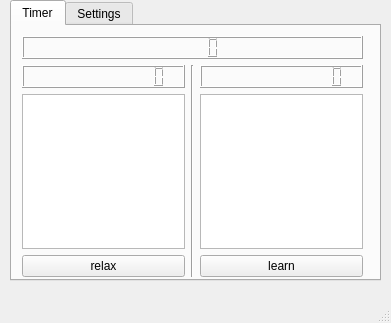
<?xml version="1.0" encoding="UTF-8"?>
<ui version="4.0">
 <class>MainWindow</class>
 <widget class="QMainWindow" name="MainWindow">
  <property name="geometry">
   <rect>
    <x>0</x>
    <y>0</y>
    <width>391</width>
    <height>323</height>
   </rect>
  </property>
  <property name="windowTitle">
   <string>Timer</string>
  </property>
  <widget class="QWidget" name="centralwidget">
   <widget class="QTabWidget" name="tabWidget">
    <property name="geometry">
     <rect>
      <x>10</x>
      <y>0</y>
      <width>371</width>
      <height>281</height>
     </rect>
    </property>
    <property name="currentIndex">
     <number>0</number>
    </property>
    <widget class="QWidget" name="timerTab">
     <property name="contextMenuPolicy">
      <enum>Qt::DefaultContextMenu</enum>
     </property>
     <property name="toolTip">
      <string/>
     </property>
     <property name="accessibleName">
      <string/>
     </property>
     <attribute name="title">
      <string>Timer</string>
     </attribute>
     <widget class="QWidget" name="layoutWidget">
      <property name="geometry">
       <rect>
        <x>10</x>
        <y>10</y>
        <width>341</width>
        <height>241</height>
       </rect>
      </property>
      <layout class="QGridLayout" name="gridLayout">
       <item row="0" column="0" colspan="3">
        <widget class="QLCDNumber" name="timerLcd"/>
       </item>
       <item row="1" column="0">
        <widget class="QLCDNumber" name="relaxLcd">
         <property name="digitCount">
          <number>12</number>
         </property>
        </widget>
       </item>
       <item row="1" column="1" rowspan="3">
        <widget class="Line" name="line">
         <property name="orientation">
          <enum>Qt::Vertical</enum>
         </property>
        </widget>
       </item>
       <item row="1" column="2">
        <widget class="QLCDNumber" name="learnLcd">
         <property name="digitCount">
          <number>12</number>
         </property>
        </widget>
       </item>
       <item row="2" column="0">
        <widget class="QColumnView" name="relaxView"/>
       </item>
       <item row="2" column="2">
        <widget class="QColumnView" name="columnView"/>
       </item>
       <item row="3" column="0">
        <widget class="QPushButton" name="relaxPushButton">
         <property name="text">
          <string>relax</string>
         </property>
        </widget>
       </item>
       <item row="3" column="2">
        <widget class="QPushButton" name="learnPushButton">
         <property name="text">
          <string>learn</string>
         </property>
         <property name="checkable">
          <bool>false</bool>
         </property>
         <property name="autoDefault">
          <bool>true</bool>
         </property>
        </widget>
       </item>
      </layout>
     </widget>
    </widget>
    <widget class="QWidget" name="settingTab">
     <attribute name="title">
      <string>Settings</string>
     </attribute>
     <widget class="QTextBrowser" name="settingTextBrowser">
      <property name="geometry">
       <rect>
        <x>10</x>
        <y>10</y>
        <width>341</width>
        <height>241</height>
       </rect>
      </property>
     </widget>
    </widget>
   </widget>
  </widget>
  <widget class="QMenuBar" name="menubar">
   <property name="geometry">
    <rect>
     <x>0</x>
     <y>0</y>
     <width>391</width>
     <height>23</height>
    </rect>
   </property>
  </widget>
  <widget class="QStatusBar" name="statusbar"/>
 </widget>
 <resources/>
 <connections>
  <connection>
   <sender>learnPushButton</sender>
   <signal>clicked()</signal>
   <receiver>learnLcd</receiver>
   <slot>setHexMode()</slot>
   <hints>
    <hint type="sourcelabel">
     <x>280</x>
     <y>282</y>
    </hint>
    <hint type="destinationlabel">
     <x>280</x>
     <y>95</y>
    </hint>
   </hints>
  </connection>
 </connections>
</ui>
